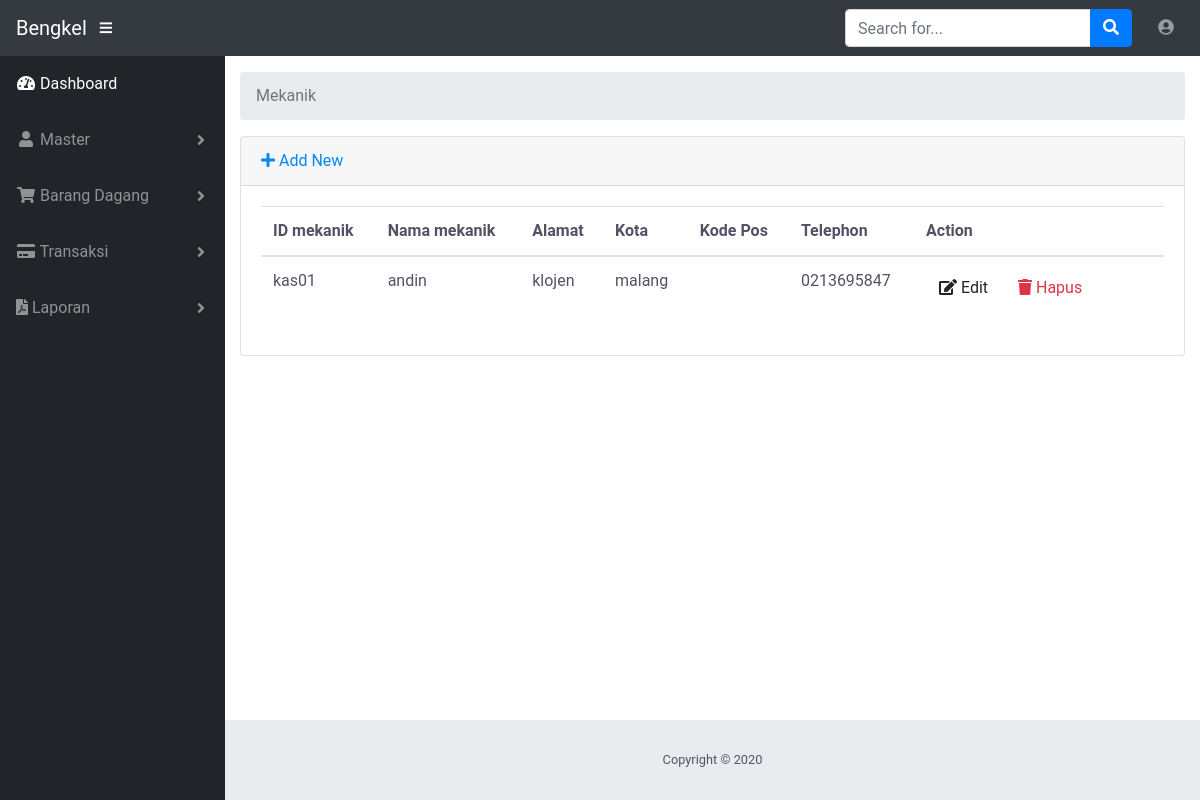
Screenshot of /index.php/mekanik with the database file from the repository.
### tables this page shows
CREATE TABLE `karyawan` (
  `id` varchar(10) NOT NULL,
  `nama_staff` varchar(25) NOT NULL,
  `alamat` varchar(225) NOT NULL,
  `kota` varchar(25) NOT NULL,
  `kodepos` varchar(10) DEFAULT NULL,
  `tlp` varchar(30) DEFAULT NULL
);

### application/controllers/Mekanik.php (called while the page is built, shortened)
<?php
class Mekanik extends CI_Controller
{
    public function __construct()
    {
        $this->load->model("mek_model");
        $this->load->model('m_kat');
        $this->load->library('form_validation');
    }
    public function index()
    {
        $this->load->view('templates/header');
        $data["mekanik"] = $this->mek_model->getAll();
        $data['kategori'] = $this->m_kat->view();
        $this->load->view("admin/master/mekanik/tampil", $data);
        $this->load->view('templates/footer');
    }
}

### index.php (called while the page is built, shortened)
<?php
require_once BASEPATH.'core/CodeIgniter.php';

### application/models/Mek_model.php (called while the page is built, shortened)
<?php defined('BASEPATH') OR exit('No direct access allowed');
class Mek_model extends CI_Model
{
	private $_table = "karyawan";
	public function getAll()
	{
		return $this->db->get($this->_table)->result();
	}
}
?>

### application/views/admin/master/mekanik/tampil.php (the view, shortened to what this page needs)
<body id="page-top">
	<div id="wrapper">
		<div id="content-wrapper">
			<div class="container-fluid">
				<div class="card mb-3">
					<div class="card-header">
						<a href="<?php echo site_url('mekanik/add') ?>"><i class="fas fa-plus"></i> Add New</a>
					</div>
					<div class="card-body">
						<div class="table-responsive">
							<table class="table table-hover" id="dataTable" width="100%" cellspacing="0">
								<thead>
									<tr>
										<th>ID mekanik</th>
										<th>Nama mekanik</th>
										<th>Alamat</th>
										<th>Kota</th>
										<th>Kode Pos</th>
										<th>Telephon</th>
										<th>Action</th>
									</tr>
								</thead>
								<tbody>
									<?php foreach ($mekanik as $sup): ?>
									<tr>
										<td >
											<?php echo $sup->id ?>
										</td>
										<td>
											<?php echo $sup->nama_staff ?>
										</td>
										<td>
											<?php echo $sup->alamat ?>
										</td>
										<td>
											<?php echo $sup->kota ?>
										</td>
										<td>
										</td>
										<td>
											<?php echo $sup->tlp ?>
										</td>
										<td width="250">
											<a href="<?php echo site_url('mekanik/edit/'.$sup->id) ?>"
											 class="btn btn-small"><i class="fas fa-edit"></i> Edit</a>
											<a onclick="deleteConfirm('<?php echo site_url('mekanik/delete/'.$sup->id) ?>')" data-toggle="modal" data-target="#modal_hapus<?php echo $sup->id;?>" class="btn btn-small text-danger"><i class="fas fa-trash"></i> Hapus</a>
										</td>
									</tr>
									<?php endforeach; ?>
								</tbody>
							</table>
						</div>
					</div>
				</div>
			</div>
		</div>
	</div>
</body>
</html>

### assets/css/dolands-ux.css (style rules this page uses)
html,body { background: #FFFFFF; color: #515365; font-family: 'Roboto','Helvetica','Calibri'; overflow-x: hidden; height: 100%; width: 100%; -webkit-transition: all 0.4s ease-in-out; -moz-transition: all 0.4s ease-in-out; -ms-transition: all 0.4s ease-in-out; -o-transition: all 0.4s ease-in-out; transition: all 0.4s ease-in-out; }
* { box-sizing: border-box; margin: 0; padding: 0; }
a { color: #008AEF; text-decoration: none; }

### rows the page displays
karyawan: id "kas01", nama_staff "andin", alamat "klojen", kota "malang", tlp "0213695847"

### other values shown
$segment "Mekanik"
Date('Y') "2020"
